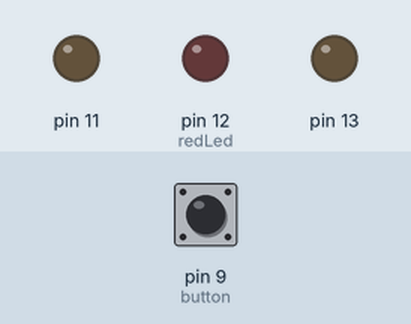
A sketch run on a simulated Arduino Uno, built with avr-gcc and run on an emulated ATmega328P. On the bench: output pins drawn as LEDs (lit = HIGH). The inputs (shaded band) are chosen by the test bench; at power-on: pin 9 (button) LOW.

Above: at 1.2 s.
1.3 s: pin 9 (button) pulled HIGH for 0.15 s
At 1.55 s:
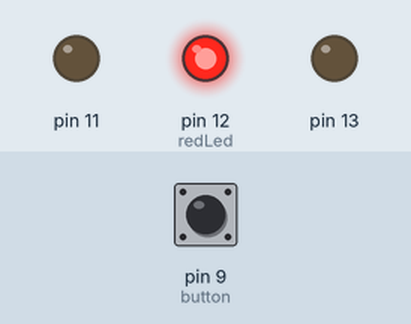
Timing chart, 0 to 4.3 s (numbered marks = the images above; inputs shaded):
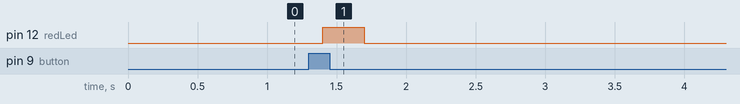

Measured:
- after the input at 1.3 s, pin 12 (redLed): LOW → HIGH after 0.10 s, → LOW 0.30 s later

The sketch:

LEDEFFECT.ino
```cpp
#define button 9
#define greenLed 13
#define redLed 12
#define yellLed 11
int buttonInput;
int state=1;
void setup() {
  pinMode(13, OUTPUT);
  pinMode(12, OUTPUT);
  pinMode(11, OUTPUT);
}

void loop() {
  buttonInput = digitalRead(button);

  if (buttonInput == HIGH) {
    delay(100);
    if (state == 1){
    for (int i=0; i>=0; i++) {
    digitalWrite(redLed, HIGH);
    delay(300);
    digitalWrite(redLed, LOW);
    delay(300);
    if (buttonInput == HIGH)
    state = 0;
    break;
    }
    }
    }
}
```
